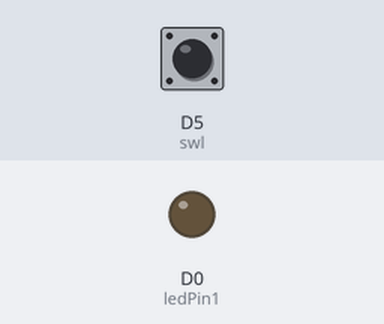
Recording of a sketch running on a simulated ESP8266 (NodeMCU). Shown: output pins drawn as LEDs (lit = HIGH). Inputs (shaded band) come from the test bench; at power-on: D5 (swl) HIGH.

Above: at 1.2 s.
1.3 s: D5 (swl) pulled LOW for 0.15 s
At 1.37 s:
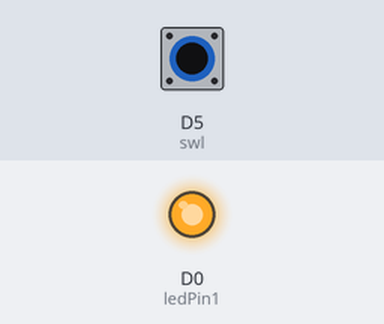
2.9 s: D5 (swl) pulled LOW for 3.2 s
At 6.7 s:
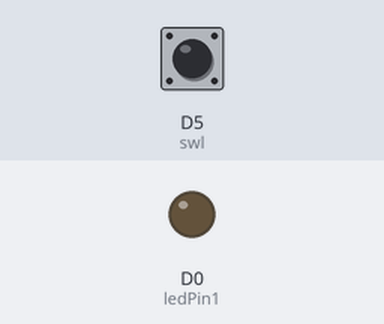
Timing chart, 0 to 8.2 s (numbered marks = the images above; inputs shaded):
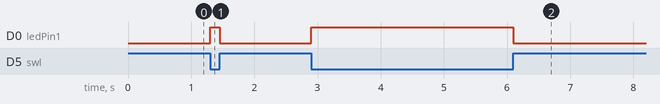

The sketch:

Lab2.ino
```cpp
#define ledPin1 D0    // Define pin name
#define swl D5
int st_swl = 0;
void setup()
{
  pinMode(swl, INPUT);
  pinMode(ledPin1, OUTPUT);
}

void loop()
{
  st_swl = digitalRead(swl);
  digitalWrite(ledPin1,not(st_swl));
}
```

Source omitted: ogo_bmp.cpp.cpp (data table, 6418 bytes)

Measured:
- after the input at 1.3 s, D0 (ledPin1): LOW → HIGH at once, → LOW 0.15 s later
- after the input at 2.9 s, D0 (ledPin1): LOW → HIGH at once, → LOW 3.2 s later
